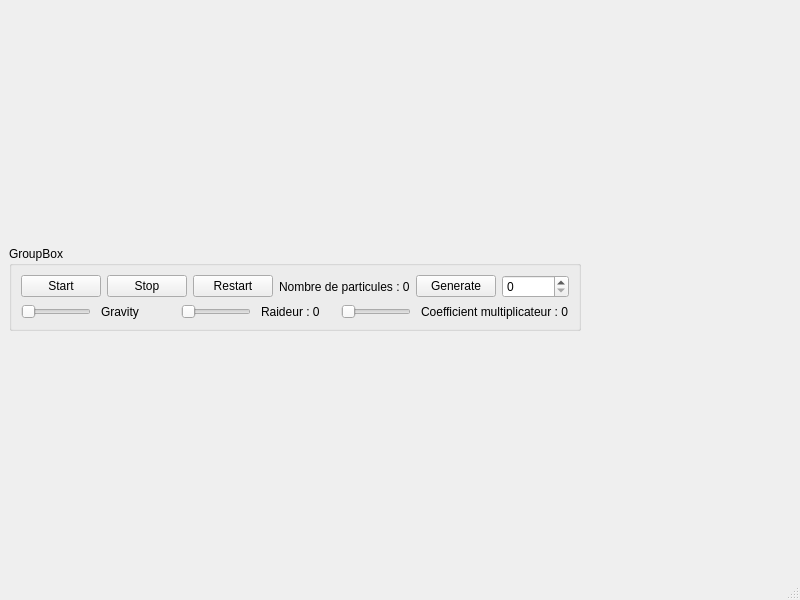
<?xml version="1.0" encoding="UTF-8"?>
<ui version="4.0">
 <class>MainWindow</class>
 <widget class="QMainWindow" name="MainWindow">
  <property name="geometry">
   <rect>
    <x>0</x>
    <y>0</y>
    <width>800</width>
    <height>600</height>
   </rect>
  </property>
  <property name="windowTitle">
   <string>MainWindow</string>
  </property>
  <widget class="QWidget" name="centralwidget">
   <layout class="QVBoxLayout" name="verticalLayout">
    <item>
     <widget class="QGroupBox" name="groupBox">
      <property name="minimumSize">
       <size>
        <width>0</width>
        <height>0</height>
       </size>
      </property>
      <property name="maximumSize">
       <size>
        <width>16777215</width>
        <height>16777215</height>
       </size>
      </property>
      <property name="sizeIncrement">
       <size>
        <width>0</width>
        <height>0</height>
       </size>
      </property>
      <property name="baseSize">
       <size>
        <width>0</width>
        <height>0</height>
       </size>
      </property>
      <property name="title">
       <string>GroupBox</string>
      </property>
      <layout class="QVBoxLayout" name="verticalLayout_2">
       <property name="sizeConstraint">
        <enum>QLayout::SizeConstraint::SetFixedSize</enum>
       </property>
       <item>
        <layout class="QHBoxLayout" name="horizontalLayout_2">
         <property name="sizeConstraint">
          <enum>QLayout::SizeConstraint::SetDefaultConstraint</enum>
         </property>
         <item>
          <widget class="QPushButton" name="start_button">
           <property name="enabled">
            <bool>true</bool>
           </property>
           <property name="text">
            <string>Start</string>
           </property>
           <property name="iconSize">
            <size>
             <width>12</width>
             <height>12</height>
            </size>
           </property>
          </widget>
         </item>
         <item>
          <widget class="QPushButton" name="stop_button">
           <property name="text">
            <string>Stop</string>
           </property>
          </widget>
         </item>
         <item>
          <widget class="QPushButton" name="restart_button">
           <property name="text">
            <string>Restart</string>
           </property>
          </widget>
         </item>
         <item>
          <widget class="QLabel" name="count_label">
           <property name="text">
            <string>Nombre de particules : 0</string>
           </property>
          </widget>
         </item>
         <item>
          <widget class="QPushButton" name="btn_generate">
           <property name="text">
            <string>Generate</string>
           </property>
          </widget>
         </item>
         <item>
          <widget class="QSpinBox" name="sb_particleCount">
           <property name="maximum">
            <number>100000</number>
           </property>
          </widget>
         </item>
        </layout>
       </item>
       <item>
        <layout class="QHBoxLayout" name="horizontalLayout_3" stretch="1,1,1,1,1,1">
         <property name="spacing">
          <number>10</number>
         </property>
         <item>
          <widget class="QSlider" name="gravity_slider">
           <property name="maximum">
            <number>1000</number>
           </property>
           <property name="orientation">
            <enum>Qt::Orientation::Horizontal</enum>
           </property>
          </widget>
         </item>
         <item>
          <widget class="QLabel" name="gravity_label">
           <property name="text">
            <string>Gravity</string>
           </property>
          </widget>
         </item>
         <item>
          <widget class="QSlider" name="stiffness_slider">
           <property name="maximum">
            <number>100</number>
           </property>
           <property name="orientation">
            <enum>Qt::Orientation::Horizontal</enum>
           </property>
          </widget>
         </item>
         <item>
          <widget class="QLabel" name="stiffness_label">
           <property name="text">
            <string>Raideur : 0</string>
           </property>
          </widget>
         </item>
         <item>
          <widget class="QSlider" name="coeffSumR_slider">
           <property name="maximum">
            <number>100</number>
           </property>
           <property name="orientation">
            <enum>Qt::Orientation::Horizontal</enum>
           </property>
          </widget>
         </item>
         <item>
          <widget class="QLabel" name="coeffSumR_label">
           <property name="text">
            <string>Coefficient multiplicateur : 0</string>
           </property>
          </widget>
         </item>
        </layout>
       </item>
      </layout>
     </widget>
    </item>
    <item>
     <layout class="QVBoxLayout" name="verticalLayout_3"/>
    </item>
   </layout>
  </widget>
  <widget class="QMenuBar" name="menubar">
   <property name="geometry">
    <rect>
     <x>0</x>
     <y>0</y>
     <width>800</width>
     <height>18</height>
    </rect>
   </property>
  </widget>
  <widget class="QStatusBar" name="statusbar"/>
 </widget>
 <resources/>
 <connections/>
</ui>
